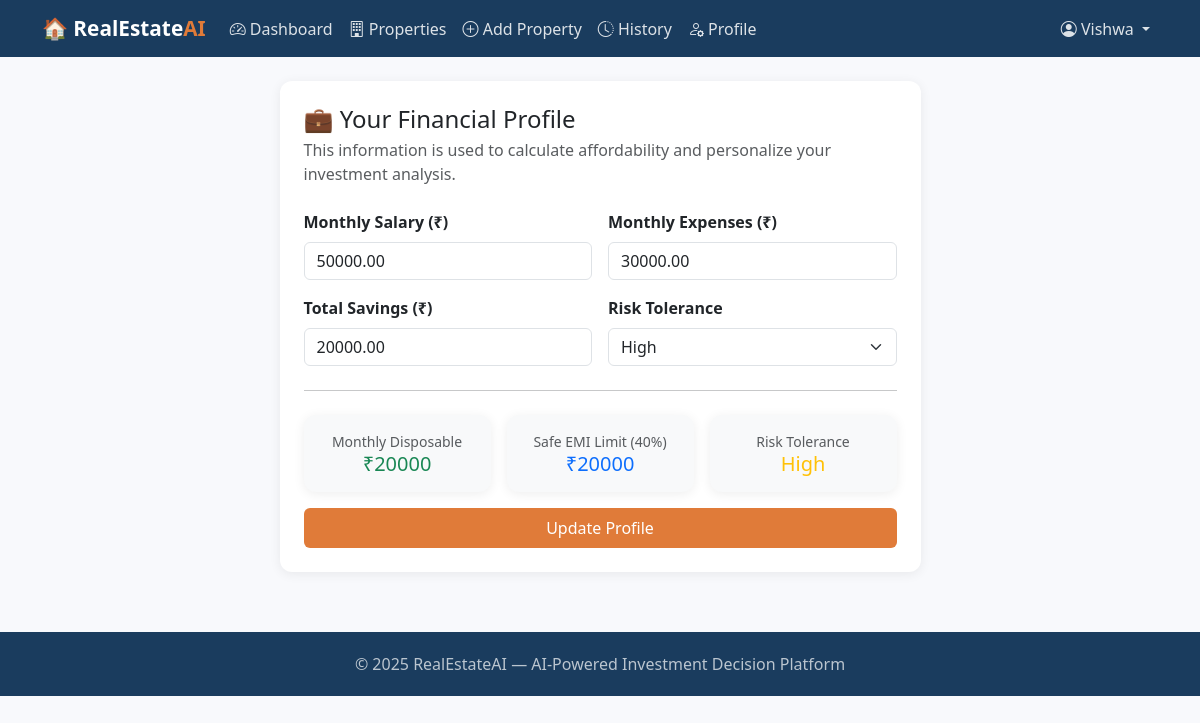
The page /profile/financial/ (signed in) on the database its author committed.
### realestate/models.py (models this page shows, shortened)
class FinancialProfile(models.Model):
    RISK_CHOICES = [
        ('low', 'Low'),
        ('medium', 'Medium'),
        ('high', 'High'),
    ]
    user = models.OneToOneField(User, on_delete=models.CASCADE, related_name='financial_profile')
    monthly_salary = models.DecimalField(max_digits=12, decimal_places=2)
    monthly_expenses = models.DecimalField(max_digits=12, decimal_places=2)
    total_savings = models.DecimalField(max_digits=15, decimal_places=2)
    risk_tolerance = models.CharField(max_length=10, choices=RISK_CHOICES, default='medium')
    created_at = models.DateTimeField(auto_now_add=True)
    updated_at = models.DateTimeField(auto_now=True)
    @property
    def monthly_disposable(self):
        return float(self.monthly_salary) - float(self.monthly_expenses)
    @property
    def safe_emi_limit(self):
        return float(self.monthly_salary) * 0.40

### realestate/views.py (the view)
# urls.py: path('profile/financial/', views.financial_profile, name='financial_profile'),
@login_required
def financial_profile(request):
    profile = getattr(request.user, 'financial_profile', None)
    form = FinancialProfileForm(request.POST or None, instance=profile)
    if request.method == 'POST' and form.is_valid():
        fp = form.save(commit=False)
        fp.user = request.user
        fp.save()
        messages.success(request, "Financial profile saved successfully!")
        return redirect('dashboard')
    return render(request, 'realestate/financial_profile.html', {'form': form, 'profile': profile})

### realestate/forms.py
class FinancialProfileForm(forms.ModelForm):
    class Meta:
        model = FinancialProfile
        exclude = ['user']
        widgets = {
            'monthly_salary': forms.NumberInput(attrs={'class': 'form-control', 'placeholder': 'e.g. 80000'}),
            'monthly_expenses': forms.NumberInput(attrs={'class': 'form-control', 'placeholder': 'e.g. 30000'}),
            'total_savings': forms.NumberInput(attrs={'class': 'form-control', 'placeholder': 'e.g. 500000'}),
            'risk_tolerance': forms.Select(attrs={'class': 'form-select'}),
        }
        labels = {
            'monthly_salary': 'Monthly Salary (₹)',
            'monthly_expenses': 'Monthly Expenses (₹)',
            'total_savings': 'Total Savings (₹)',
            'risk_tolerance': 'Risk Tolerance',
        }

### realestate/templates/realestate/financial_profile.html (shortened to what this page needs)
{% extends 'realestate/base.html' %}
{% block content %}
<div class="row justify-content-center">
  <div class="col-md-7">
    <div class="card p-4">
      <h4 class="mb-1">💼 Your Financial Profile</h4>
      <p class="text-muted mb-4">This information is used to calculate affordability and personalize your investment analysis.</p>
      <form method="post">
        <div class="row g-3">
          {% for field in form %}
          <div class="col-md-6">
            <label class="form-label fw-semibold">{{ field.label }}</label>
            {{ field }}
          </div>
          {% endfor %}
        </div>
        <hr class="my-4">
        {% if profile %}
        <div class="row g-3 mb-3">
          <div class="col-md-4">
            <div class="card bg-light p-3 text-center">
              <small class="text-muted">Monthly Disposable</small>
              <h5 class="mb-0 text-success">₹{{ profile.monthly_disposable|floatformat:0 }}</h5>
            </div>
          </div>
          <div class="col-md-4">
            <div class="card bg-light p-3 text-center">
              <small class="text-muted">Safe EMI Limit (40%)</small>
              <h5 class="mb-0 text-primary">₹{{ profile.safe_emi_limit|floatformat:0 }}</h5>
            </div>
          </div>
          <div class="col-md-4">
            <div class="card bg-light p-3 text-center">
              <small class="text-muted">Risk Tolerance</small>
              <h5 class="mb-0 text-warning">{{ profile.risk_tolerance|title }}</h5>
            </div>
          </div>
        </div>
        {% endif %}
        <button type="submit" class="btn btn-accent w-100 py-2">
          {% if profile %}Update Profile{% else %}Save Profile{% endif %}
        </button>
      </form>
    </div>
  </div>
</div>
{% endblock %}

### realestate/templates/realestate/base.html (shortened to what this page needs)
<!DOCTYPE html>
<html lang="en">
<head>
  <link href="https://cdn.jsdelivr.net/npm/bootstrap@5.3.0/dist/css/bootstrap.min.css" rel="stylesheet">
  <link href="https://cdn.jsdelivr.net/npm/bootstrap-icons@1.10.0/font/bootstrap-icons.css" rel="stylesheet">
</head>
<body>
<nav class="navbar navbar-expand-lg navbar-dark">
  <div class="container">
    <a class="navbar-brand" href="{% url 'home' %}">🏠 RealEstate<span>AI</span></a>
    <div class="collapse navbar-collapse" id="navMenu">
      {% if user.is_authenticated %}
      <ul class="navbar-nav me-auto">
        <li class="nav-item"><a class="nav-link" href="{% url 'dashboard' %}"><i class="bi bi-speedometer2"></i> Dashboard</a></li>
        <li class="nav-item"><a class="nav-link" href="{% url 'property_list' %}"><i class="bi bi-building"></i> Properties</a></li>
        <li class="nav-item"><a class="nav-link" href="{% url 'add_property' %}"><i class="bi bi-plus-circle"></i> Add Property</a></li>
        <li class="nav-item"><a class="nav-link" href="{% url 'analysis_history' %}"><i class="bi bi-clock-history"></i> History</a></li>
        <li class="nav-item"><a class="nav-link" href="{% url 'financial_profile' %}"><i class="bi bi-person-gear"></i> Profile</a></li>
      </ul>
      <ul class="navbar-nav">
        <li class="nav-item dropdown">
          <a class="nav-link dropdown-toggle" href="#" data-bs-toggle="dropdown">
            <i class="bi bi-person-circle"></i> {{ user.first_name|default:user.username }}
          </a>
        </li>
      </ul>
      {% else %}
      <ul class="navbar-nav ms-auto">
        <li class="nav-item"><a class="nav-link" href="{% url 'login' %}">Login</a></li>
        <li class="nav-item"><a class="nav-link" href="{% url 'register' %}">Register</a></li>
      </ul>
      {% endif %}
    </div>
  </div>
</nav>
<div class="container my-4">
  {% block content %}{% endblock %}
</div>
<footer class="text-center">
  <p class="mb-0">© 2025 RealEstateAI — AI-Powered Investment Decision Platform</p>
</footer>
</body>
</html>

### realestate/templates/realestate/base.html (style rules this page uses)
:root { --primary: #1a3c5e; --accent: #e07b39; --light-bg: #f8f9fc; }
body { background: var(--light-bg); font-family: 'Segoe UI', sans-serif; }
.navbar { background: var(--primary) !important; }
.navbar-brand { font-weight: 700; font-size: 1.3rem; color: #fff !important; }
.navbar-brand span { color: var(--accent); }
.nav-link { color: rgba(255,255,255,0.85) !important; }
.btn-accent { background: var(--accent); color: #fff; border: none; }
.card { border: none; border-radius: 12px; box-shadow: 0 2px 12px rgba(0,0,0,0.07); }
footer { background: var(--primary); color: rgba(255,255,255,0.7); padding: 20px 0; margin-top: 60px; }

### rows shown on the page
FinancialProfile: form "50000.00" "30000.00" "20000.00" "High", monthly_disposable "20000", safe_emi_limit "20000", risk_tolerance "High"

### other values the page prints
{{ user.first_name|default:user.username }} "Vishwa"
{{ field.label }} "Monthly Salary (₹)" "Monthly Expenses (₹)" "Total Savings (₹)" "Risk Tolerance"
